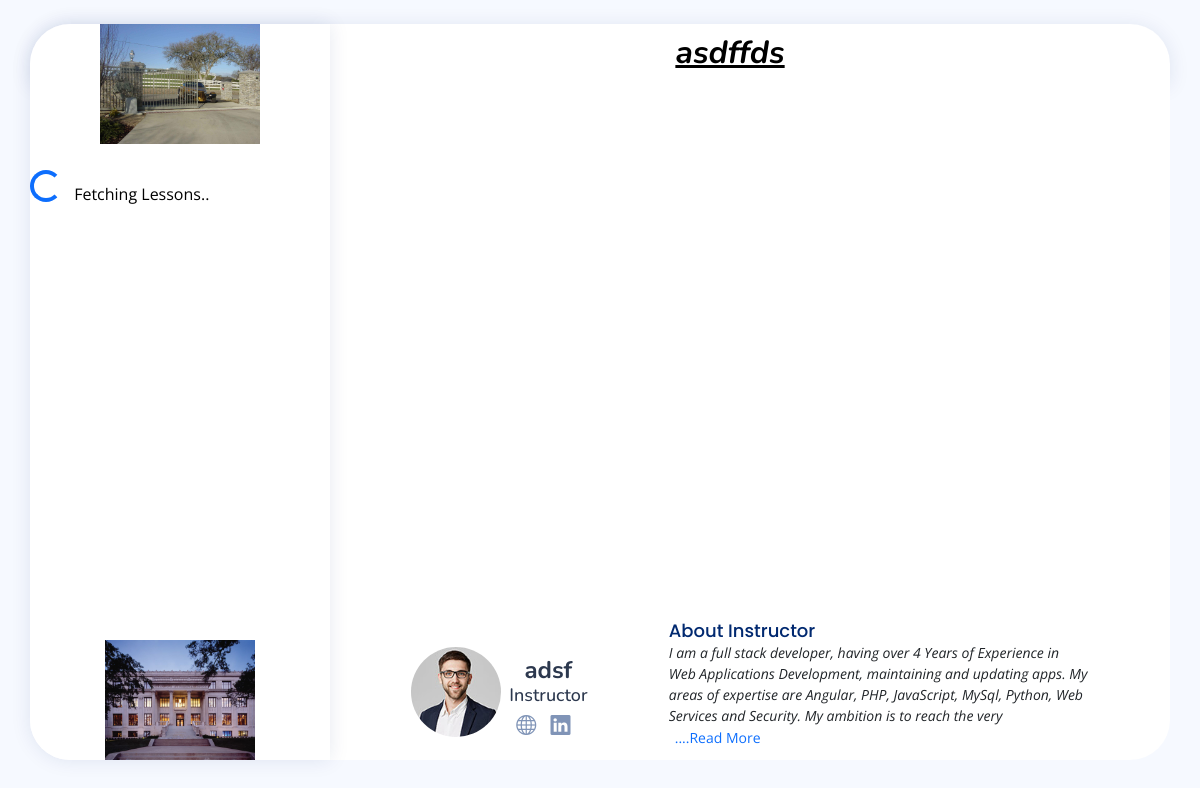
The page /course-123?done on the database its author committed.
### tables this page shows
CREATE TABLE `courses` (
  `id` int(10) NOT NULL,
  `instructor_id` int(10) NOT NULL,
  `title` varchar(200) NOT NULL,
  `fancy_title` varchar(1000) NOT NULL,
  `thumbnail` varchar(100) NOT NULL DEFAULT 'default.jpg',
  `access` enum('Free','Registration','Paid','Password') NOT NULL,
  `description` varchar(1000) NOT NULL,
  `draft` tinyint(1) NOT NULL DEFAULT 0,
  `courseID` varchar(20) NOT NULL,
  `timeLimitType` enum('Without Time Limit','Days','Months','Years') DEFAULT NULL,
  `timeLimitValue` int(5) DEFAULT NULL,
  `registration_required_email` tinyint(1) DEFAULT NULL,
  `registration_required_phone` tinyint(1) DEFAULT NULL,
  `registration_required_address` tinyint(1) DEFAULT NULL,
  `registration_required_tos` tinyint(1) DEFAULT NULL,
  `price` int(5) DEFAULT NULL,
  `paypal_email` varchar(500) DEFAULT 'AUV9WUKaXyoFG7UN6rgBt-NKkSJWJHUxKSxbfq6g97mJglHj8rrOcSJJHgvGOgaVQ-dARLQOKm0cBuQ3',
  `instructor_name` varchar(50) NOT NULL,
  `back_clr` varchar(10) NOT NULL DEFAULT '#ffffff',
  `front_clr` varchar(10) NOT NULL DEFAULT '#000000',
  `page_background_type` enum('image','color') NOT NULL DEFAULT 'color',
  `page_background_image` varchar(100) DEFAULT NULL,
  `page_background_color` varchar(100) DEFAULT '#000000',
  `txtLessonBackground` varchar(10) DEFAULT NULL,
  `courseTitleBg` varchar(10) NOT NULL DEFAULT '#ffffff',
  `courseTitleFg` varchar(10) NOT NULL DEFAULT '#000',
  `signBgColor` varchar(10) NOT NULL DEFAULT '#ffffff',
  `signFgColor` varchar(10) NOT NULL DEFAULT '#000',
  `bottomLogo` varchar(100) NOT NULL DEFAULT 'default.png',
  `is_deleted` tinyint(1) NOT NULL DEFAULT 0,
  `coursePassword` varchar(100) DEFAULT NULL,
  `aboutInstructor` varchar(1000) NOT NULL,
  `paypal_client_api_key` varchar(1000) DEFAULT 'AUV9WUKaXyoFG7UN6rgBt-NKkSJWJHUxKSxbfq6g97mJglHj8rrOcSJJHgvGOgaVQ-dARLQOKm0cBuQ3',
  `instructorPicture` varchar(200) NOT NULL DEFAULT 'default.jpg',
  `instructur_website` varchar(100) NOT NULL,
  `instructur_insta` varchar(100) NOT NULL,
  `instructur_facebook` varchar(100) NOT NULL,
  `instructur_linkedin` varchar(100) NOT NULL,
  `currency` varchar(5) NOT NULL
);

### includes/app.php (called while the page is built, shortened)
<?php
function sanitizeParam($param){
    $con = $GLOBALS["con"];
    $param = $con->real_escape_string($param);
    return $param;
}

### public-course.php (the view, shortened to what this page needs)
<?php
require_once "includes/app.php";
require_once "includes/functions.php";
$courseID = sanitizeParam($_GET["id"]);
$s = "SELECT * FROM courses WHERE courseID='$courseID'";
$res = mysqli_query($con, $s);
$courseRow = mysqli_fetch_array($res);
?>
<!DOCTYPE html>
<html lang="en">
<head>
    <?php
    require "includes/head.inc.php";
    ?>
</head>
<?php
 if($courseRow["page_background_type"]=="image"){
     $bgImg = $courseRow["page_background_image"];
     $style = "background-image: url('assets/img/course-bg/$bgImg');";
 }else{
     $bgClr = $courseRow["page_background_color"];
     $style = "background-color: $bgClr";
 }
?>
<body style="<?=$style?>">
<div style="width: 95%; height: 95vh" class="mx-auto pt-4">
    <div class="mainDiv text-white h-100 position-relative">
        <header id="header" class="header m-0 row titleColors" style="border-top-right-radius: 40px;border-top-left-radius: 40px;">
            <div class="col-md-8 d-flex justify-content-end align-items-center">
                <h2 style="height: 40px;" class="mb-0"><?=$courseRow["fancy_title"];?></h2>
            </div>
        </header>
        <aside id="sidebar" class="sidebar customColors p-0 m-0" style=";z-index: 999; top: 0; position: absolute; overflow-x: hidden;border-top-left-radius: 40px;border-bottom-left-radius: 40px;">
            <div class="d-flex flex-column h-100 pe-0 pb-0" style="overflow: hidden">
                <div class="d-flex justify-content-center sticky-top w-100">
                    <img style="max-height: 120px"
                         id="courseImgThumbnail" src="assets/img/courses-thumnail/<?=$courseRow["thumbnail"];?>"
                         alt="Profile" class="">
                </div>
                <div class="w-100 sidebar1" style="overflow: auto">
                    <div class="col-md-12 justify-content-center pb-3 customColors">
                        <div class="d-flex justify-content-around align-items-center mb-3">
                        </div>
                        <div id="lessonsList">
                            <div id="loader" class="my-3 d-flex justify-content-center align-items-center">
                                <div class="spinner-border text-primary" role="status">
                                </div>
                                <span class="ms-2">Fetching Lessons..</span>
                            </div>
                        </div>
                    </div>
                </div>
                <div class="w-100 mt-auto sticky-bottom" style="; height: fit-content;">
                    <div class="siteSignature text-center bg-light">
                        <div class="d-flex align-items-center justify-content-center customColors">
                            <img src="assets/img/bottomLogo/<?=$courseRow["bottomLogo"]?>" alt="Site Logo" class="" height="120px">
                        </div>
                    </div>
                </div>
            </div>
        </aside>
        <main id="main" class="main pb-0 mb-0 mt-0" style="padding-right: 0px !important; padding-left: 0px; padding-top: 0px; position: absolute; left: 0; right: 0; top: 60px; bottom: 0;">
            <div class="d-flex flex-column h-100">
                <div class="customColors" style="height: 80%;">
                    <div id="courseContent" class="w-100 customColors customColors w-100" style="height: 100%">
                    </div>
                </div>
                <section class="section col-md-12 bg-white" style="height: 20%;border-bottom-right-radius: 40px;">
                    <div class="align-items-center d-flex flex-row h-100 justify-content-evenly">
                        <div class="d-flex flex-row flex-lg-colmumn align-items-center align-items-center h-100" style="text-align: -webkit-center;">
                            <img src="assets/img/instructorPic/<?=$courseRow["instructorPicture"]?>" alt="Profile" class="rounded-circle" style="max-height: 90px;">
                            <div class="d-flex flex-column ms-2">
                                <h2 style="font-size: 24px; font-weight: 700; color: #2c384e; margin: 10px 0 0 0;"><?=$courseRow["instructor_name"]?></h2>
                                <h3 style="font-size: 18px; color: #2c384e;">Instructor</h3>
                                <div class="social-links">
                                    <?php if(!empty($courseRow["instructur_website"])) echo '<a target="_blank" href="'.reformatLink($courseRow["instructur_website"]).'" class="twitter"><i class="bi bi-globe"></i></a>'; ?>
                                    <?php if(!empty($courseRow["instructur_linkedin"])) echo '<a target="_blank" href="'.reformatLink($courseRow["instructur_linkedin"]).'" class="twitter"><i class="bi bi-linkedin"></i></a>'; ?>
                                </div>
                            </div>
                        </div>
                        <div class="d-flex flex-column h-100 justify-content-center w-50">
                            <h5 class="card-title d-lg-block d-md-none m-0 p-0">About Instructor</h5>
                            <p class="small fst-italic text-dark">
                                <?php echo limit_text($courseRow["aboutInstructor"], 40); ?>
                            </p>
                        </div>
                    </div>
                </section>
            </div>
        </main>
    </div>
</div>
<link rel="stylesheet" href="assets/vendor/jquery/jquery-ui.css">
</body>
</html>

### assets/css/style.css (style rules this page uses)
:root { scroll-behavior: smooth; }
body { font-family: "Open Sans", sans-serif; background: #f6f9ff; color: #444444; }
a { color: #4154f1; text-decoration: none; }
h1, h2, h3, h4, h5, h6 { font-family: "Nunito", sans-serif; }
#main { margin-top: 60px; padding: 20px 30px; transition: all 0.3s; }
.card-title { padding: 20px 0 15px 0; font-size: 18px; font-weight: 500; color: #012970; font-family: "Poppins", sans-serif; }
.header { transition: all 0.5s; z-index: 997; height: 60px; box-shadow: 0px 2px 20px rgba(1, 41, 112, 0.1); background-color: #fff; padding-left: 20px; }
.sidebar { position: fixed; top: 60px; left: 0; bottom: 0; width: 300px; z-index: 996; transition: all 0.3s; padding: 20px; overflow-y: auto; scrollbar-width: thin; scrollbar-color: #aab7cf transparent; box-shadow: 0px 0px 20px rgba(1, 41, 112, 0.1); background-color: #fff; }
@media (min-width: 1200px) { #main, #footer { margin-left: 300px; } }
.social-links a { font-size: 20px; display: inline-block; color: rgba(1, 41, 112, 0.5); line-height: 0; margin-right: 10px; transition: 0.3s; }
.sticky-bottom { position: -webkit-sticky; position: sticky; bottom: 0; z-index: 1020; }

### rows shown on the page
courses: fancy_title "asdffds", thumbnail (picture), bottomLogo (picture), instructorPicture (placeholder picture), instructor_name "adsf", aboutInstructor "I am a full stack developer, having over 4 Years of Experience in Web Applications Development, maintaining and updating apps. My areas of expertise are Angular, PHP, JavaScript, MySql, Python, Web Services and Security. My ambition is to reach the very"
